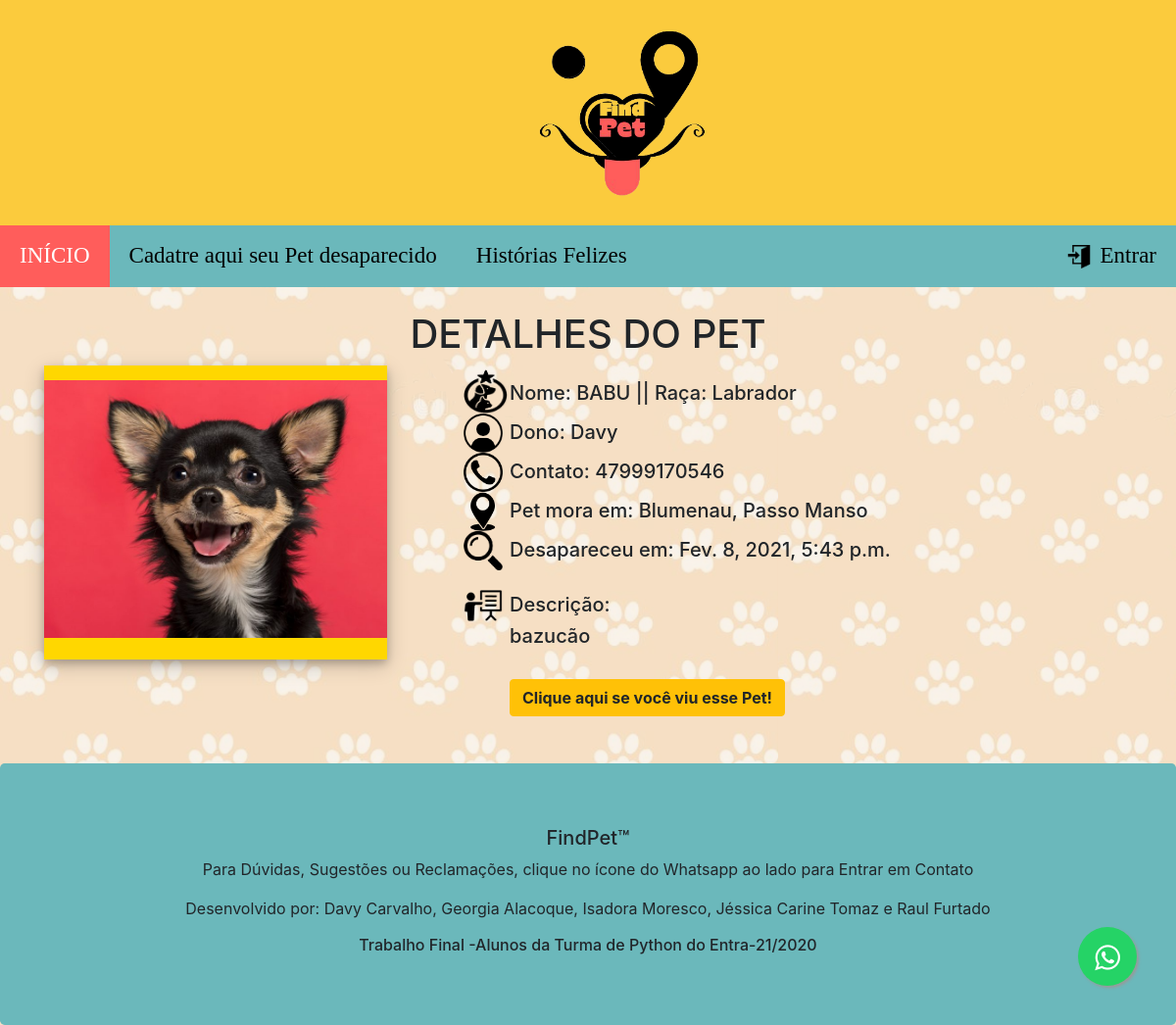
The app's page /pet/detail/1/, older data.
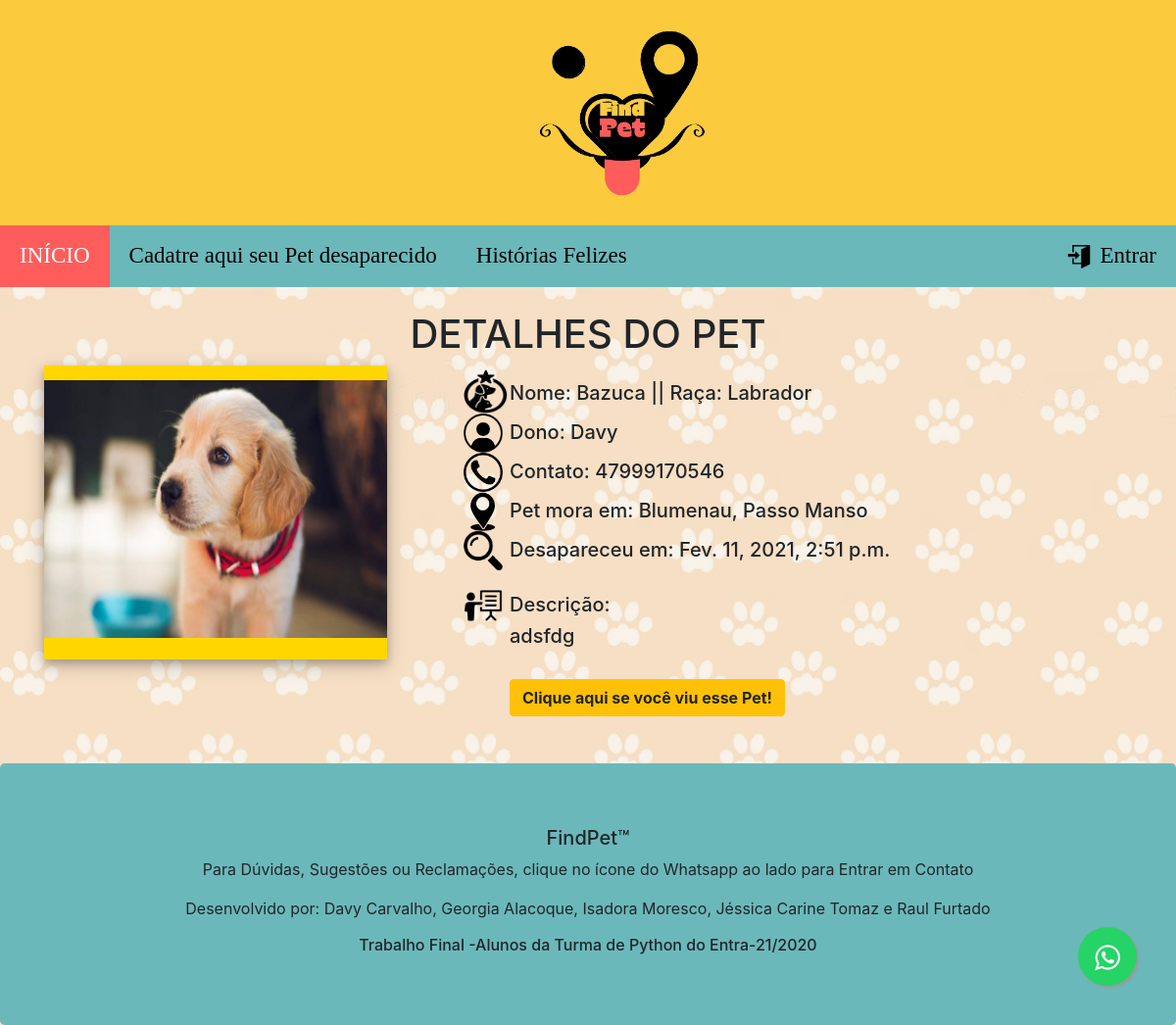
The same page, newer data.
### core/models.py (models this page shows, shortened)
class Pet(models.Model):
    id = models.AutoField(primary_key=True)
    user = models.ForeignKey(User, on_delete=models.CASCADE)
    owner = models.CharField(max_length=30) #<----- default=None é o problema de aceitar valores vazios!
    pet_name = models.CharField(max_length=30)#<----- default=None é o problema de aceitar valores vazios!
    breed = models.CharField(max_length=15)#<----- default=None é o problema de aceitar valores vazios!
    district = models.CharField(max_length=50)#<----- default=None é o problema de aceitar valores vazios!
    city = models.CharField(max_length=100)
    description = models.TextField()#<----- default=None é o problema de aceitar valores vazios!
    contact_phone = models.CharField(max_length=11)
    contact_email = models.EmailField()
    begin_date = models.DateTimeField(auto_now_add=True)
    photo = models.ImageField(upload_to='uploaded_pet_photos')
    active = models.BooleanField(default=True)
    class Meta:
        db_table = 'pet'

### core/views.py (the view)
# urls.py: path('pet/detail/<id>/', views.pet_detail, name='pet_detail'),
def pet_detail(request, id):
    pet = Pet.objects.get(active=True, id=id)
    return render(request, 'pet.html', {'pet':pet})

### core/templates/pet.html (shortened to what this page needs)
{% extends "model-page.html"%}
{% load static %}
{% block content %}
<h1 class='text-center mt-4' >DETALHES DO PET</h1>
<div class='container'>
    <div class='row'>
        <div class='col-sm-4'>
            <div style='box-shadow: 0 4px 8px 0 rgba(0,0,0,0.2), 0 6px 20px 0 rgba(0,0,0,0.2);
                        background-color:#FFD700; width: 350px; height:300px; position: relative; z-index: -1;'>
                <img src='{{pet.photo.url}}' style='width:350px; height: 263px; margin-top:15px;'>
            </div>
        </div>
        <div class='col-sm-1' style='position: relative; z-index: -1;'>
            <img class='ml-5 mt-1' src="{% static 'imgs\icone_pet.png'%}" style="width:45px; height:45px;">
            <img class='ml-5' src="{% static 'imgs\icone_user.png'%}" style="width:40px; height:40px;">
            <img class='ml-5' src="{% static 'imgs\icone_phone.png'%}" style="width:40px; height:40px;">
            <img class='ml-5' src="{% static 'imgs\icone_localizacao.png'%}" style="width:40px; height:40px;">
            <img class='ml-5' src="{% static 'imgs\icone_lupa.png'%}" style="width:40px; height:40px;">
            <img class='ml-5 mt-3' src="{% static 'imgs\icone_description.png'%}" style="width:40px; height:40px;">
        </div>
        <div class='col-sm-6'>
            <h5 class='mt-3' style='position: relative; z-index: -1;'>Nome: {{pet.pet_name}} || Raça: {{pet.breed}}</h5>
            <h5 class='mt-3' style='position: relative; z-index: -1;'>Dono: {{pet.owner}}</h5>
            <h5 class='mt-3' style='position: relative; z-index: -1;'>Contato: {{pet.contact_phone}}</h5>
            <h5 class='mt-3' style='position: relative; z-index: -1;'>Pet mora em: {{pet.city}}, {{pet.district}}</h5>
            <h5 class='mt-3' style='position: relative; z-index: -1;'>Desapareceu em: {{pet.begin_date}}</h5>
            <br>
            <h5 style='position: relative; z-index: -1;'>Descrição:</h5>
            <h5 style='position: relative; z-index: -1;'>{{pet.description}}</h5>
            {% if request.user != pet.user %}
                <a href="/pet/register_eu_vi/?id={{ pet.id }}">
                <button type="button" class="mt-4 btn btn-warning"><b>Clique aqui se você viu esse Pet!</b></button>
                </a>
            {% endif %}
        </div>
    </div>
</div>
{% endblock %}

Row changes from the older to the newer data that the page shows:
changed Pet "Labrador": photo: a different picture; pet_name "BABU" → "Bazuca"; begin_date "Fev. 8, 2021, 5:43 p.m." → "Fev. 11, 2021, 2:51 p.m."; description "bazucão" → "adsfdg"
